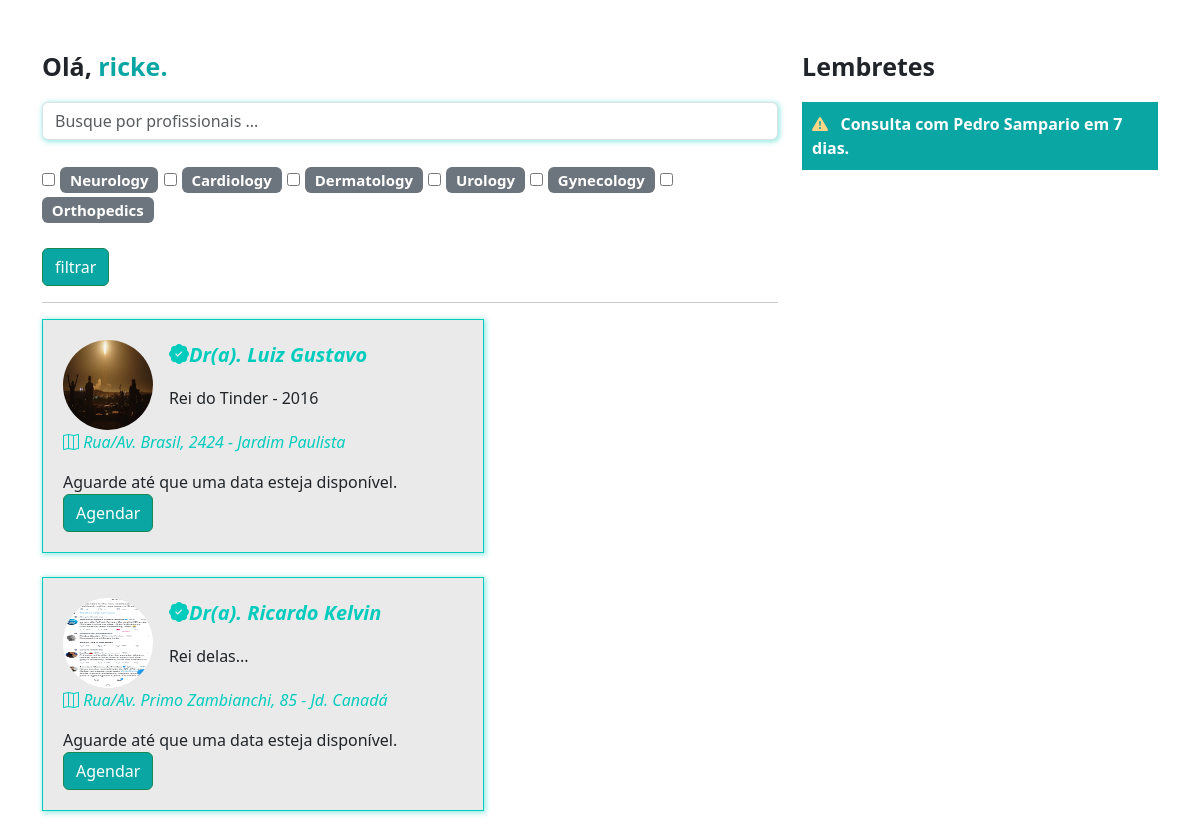
The app's page /pacients/home/ (signed in) with its own data.
### doctors/models.py (models this page shows, shortened)
class Specialties(models.Model):
    specialty = models.CharField(max_length=100)

class DoctorsData(models.Model):
    crm = models.CharField(max_length=10)
    name = models.CharField(max_length=60)
    street = models.CharField(max_length=50)
    region = models.CharField(max_length=25)
    number = models.IntegerField()
    acode = models.CharField(max_length=11)
    registration = models.ImageField(upload_to='registration')
    medical_registration = models.ImageField(upload_to='medical_registration')
    profile_picture = models.ImageField(upload_to='profile_picture')
    description = models.TextField()
    service_price = models.FloatField(default=100)
    user = models.ForeignKey(User, on_delete=models.DO_NOTHING)
    specialty = models.ForeignKey(Specialties, on_delete=models.DO_NOTHING)

### pacients/views.py (the view)
# urls.py: path('home/', views.home, name="home"),
def home(request):
    if request.method == "GET":
        doctors_filter = request.GET.get('doctor_name')
        specialties_filter = request.GET.get('specialties')
        doctors = DoctorsData.objects.all()
        if doctors_filter:
            doctors = doctors.filter(name__icontains=doctors_filter)
        if specialties_filter:
            doctors = doctors.filter(specialties_id=specialties_filter)
        specialties = Specialties.objects.all()
        return render(request, 'home.html', {'doctors': doctors, 'specialties': specialties})

### pacients/templates/home.html (shortened to what this page needs)
{% extends "base.html" %}
{% load static %}
{% block 'head' %}
    <link rel="stylesheet" href="{% static 'doctors/css/schedule_opener.css' %}">
    <link rel="stylesheet" href="{% static 'users/css/users.css' %}">
    <link rel="stylesheet" href="{% static 'doctors/css/doctors_registration.css' %}">
    <link rel="stylesheet" href="{% static 'pacients/css/home.css' %}">
    <link rel="stylesheet" href="https://cdn.jsdelivr.net/npm/bootstrap-icons@1.11.3/font/bootstrap-icons.min.css">
{% endblock 'head' %}
{% block 'body' %}
<br><br>
<div class="container">
    <div class="row">
        <div class="col-md-8">
            <p style="font-size: 25px" class="p-bold">Olá, <span class="color-dark">{{request.user.username}}.</span></p>
            <form action="{% url 'home' %}" post="GET">{% csrf_token %}
                <input type="text" class="form-control shadow-main-color" placeholder="Busque por profissionais ..." name="doctor_name">
                <br>
                <div class="especialidades">
                    {% for specialty in specialties %}
                    <input type="checkbox" name="especialidades" value="{{specialty.id}}">
                    <span class="badge bg-secondary">
                        {{specialty.specialty}}
                    </span>
                    {% endfor %}
                </div>
                <br>
                <input type="submit" value="filtrar" class="btn btn-success btn-dark-color">
            </form>
            <hr>
            <div class="list-medicos">
                {% for doctor in doctors %}
                <div class="card-medicos shadow-main-color">
                    <div class="row">
                        <div class="col-md-3"><img src="{{doctor.profile_picture.url}}" class="foto-perfil-card" alt=""></div>
                        <div class="col-md">
                            <p style="font-size: 20px" class="p-bold"><i class="bi bi-patch-check-fill icon-main">Dr(a). {{doctor.name}}</i></p>
                            <p>{{doctor.description}}</p>
                        </div>
                    </div>
                    <p><i class="bi bi-map icon-main"> Rua/Av. {{doctor.street}}, {{doctor.number}} - {{doctor.region}}</i>&nbsp&nbsp</p>
                    {% if doctor.available %}
                    <p><i class="bi bi-calendar2-week icon-main"> Proxima data: {{doctor.available}}</i>&nbsp&nbsp
                    {% else %}
                        Aguarde até que uma data esteja disponível.
                    {% endif %}
                    <a href="#" class="btn btn-success btn-dark-color">Agendar</a>
                </div>
                <br>
                {% endfor %}
            </div>
        </div>
        <div class="col-md-4">
            <p style="font-size: 25px" class="p-bold">Lembretes</p>
            <p class="bg-main-lembrete">
                <span class="p-bold"><i class="bi bi-exclamation-triangle-fill icon-differential"></i>&nbsp&nbsp Consulta com Pedro Sampario em 7 dias.</span>
            </p>
        </div>
    </div>
</div>
{% endblock 'body' %}

### templates/static/main/css/base.css (style rules this page uses)
:root { --main-color: #00CCBE; --dark-color: #09A6A3; --contrast-color: #FFD686; }
.p-bold { font-weight: bold; }
.color-dark { color: var(--dark-color); }

### templates/static/users/css/users.css (style rules this page uses)
.btn-dark-color { background-color: var(--dark-color); color: white; }

### templates/static/doctors/css/doctors_registration.css (style rules this page uses)
.shadow-main-color { box-shadow: 1px 1px 5px 1px rgba(0, 204, 190, .4); }

### templates/static/pacients/css/home.css (style rules this page uses)
.especialidades { font-size: 20px; }
.card-medicos { width: 60%; background-color: #EAEAEA; border: 1px solid var(--main-color); padding: 20px; }
.foto-perfil-card { width: 90px; height: 90px; border-radius: 45px; }
.icon-main { color: var(--main-color); }
.bg-main-lembrete { background-color: var(--dark-color); padding: 10px; color: white; }
.icon-differential { color: var(--contrast-color); }

### records on screen
Specialties: specialty "Neurology"
Specialties: specialty "Cardiology"
Specialties: specialty "Dermatology"
Specialties: specialty "Urology"
Specialties: specialty "Gynecology"
Specialties: specialty "Orthopedics"
DoctorsData: profile_picture (picture), name "Luiz Gustavo", description "Rei do Tinder - 2016", street "Brasil", number "2424", region "Jardim Paulista"
DoctorsData: profile_picture (picture), name "Ricardo Kelvin", description "Rei delas...", street "Primo Zambianchi", number "85", region "Jd. Canadá"

### other values on screen
{{ request.user.username }} "ricke"
